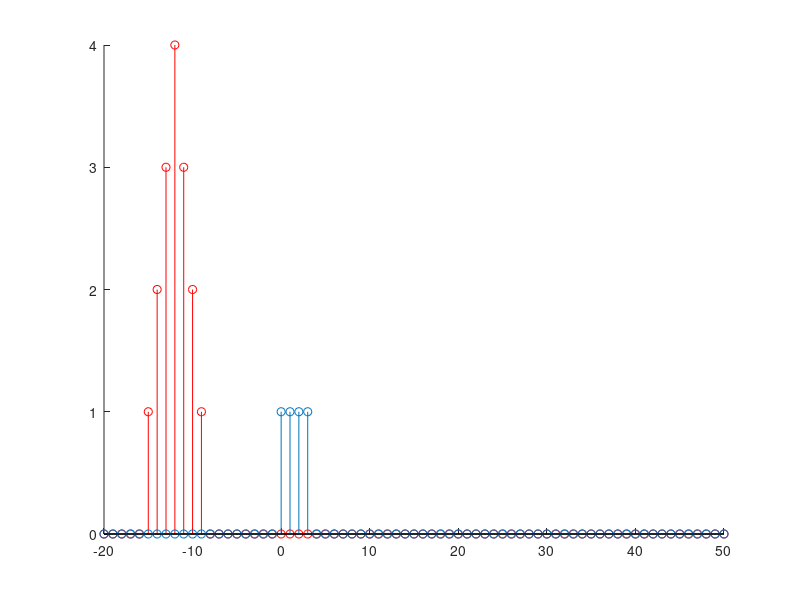

Source code (MATLAB):

% t = 0:0.001:2*pi; 
% plot(t,sin(t),t,sin(2*t),'r--')
% title('My Function');
% xlabel('t(s)');
% ylabel('y(t)');
% axis([0 2*pi -1.2 1.2]);

n = -20:50;
u =@(n) n >= 0;
d=@(n) n==0;
% stem(n,u(n)-u(n-4))
% stem(n, n .* u(n) - 2 *(n - 4) .* u(n - 4) + (n - 8) .* u(n - 8))
% stem(n,d(n) - 2 *d(n - 4));
% stem(n,(0.9).^n.*(u(n) - u(n - 20)))
% stem(n,cos(0.12 *pi*n) .*u(n))


% c1=conv(u(n)-u(n-4),single(u(n)),'same');
% stem(n,c1)
% title('example');
% xlabel('n');
% ylabel('x(n)');


f=u(n)-u(n-4);
g = n .* u(n) - 2 * (n - 4) .* u(n - 4) + (n -8) .*u(n - 8);

% stem(n,conv(f,f,'same'));
a=conv(f,f,'same');
hold on
stem(n,a,'r')
stem(n,f)








